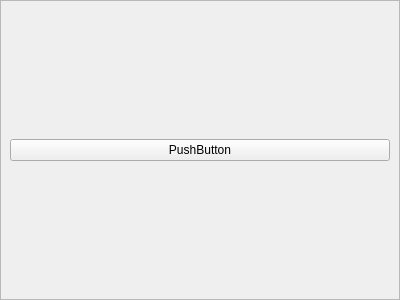
<?xml version="1.0" encoding="UTF-8"?>
<ui version="4.0">
 <class>WgTestPython</class>
 <widget class="QWidget" name="WgTestPython">
  <property name="geometry">
   <rect>
    <x>0</x>
    <y>0</y>
    <width>400</width>
    <height>300</height>
   </rect>
  </property>
  <property name="windowTitle">
   <string>Form</string>
  </property>
  <layout class="QVBoxLayout" name="verticalLayout">
   <property name="leftMargin">
    <number>0</number>
   </property>
   <property name="topMargin">
    <number>0</number>
   </property>
   <property name="rightMargin">
    <number>0</number>
   </property>
   <property name="bottomMargin">
    <number>0</number>
   </property>
   <item>
    <widget class="QFrame" name="backgrd">
     <property name="frameShape">
      <enum>QFrame::StyledPanel</enum>
     </property>
     <property name="frameShadow">
      <enum>QFrame::Raised</enum>
     </property>
     <layout class="QVBoxLayout" name="verticalLayout_2">
      <item>
       <widget class="QPushButton" name="pushButton">
        <property name="text">
         <string>PushButton</string>
        </property>
       </widget>
      </item>
     </layout>
    </widget>
   </item>
  </layout>
 </widget>
 <resources/>
 <connections/>
</ui>
